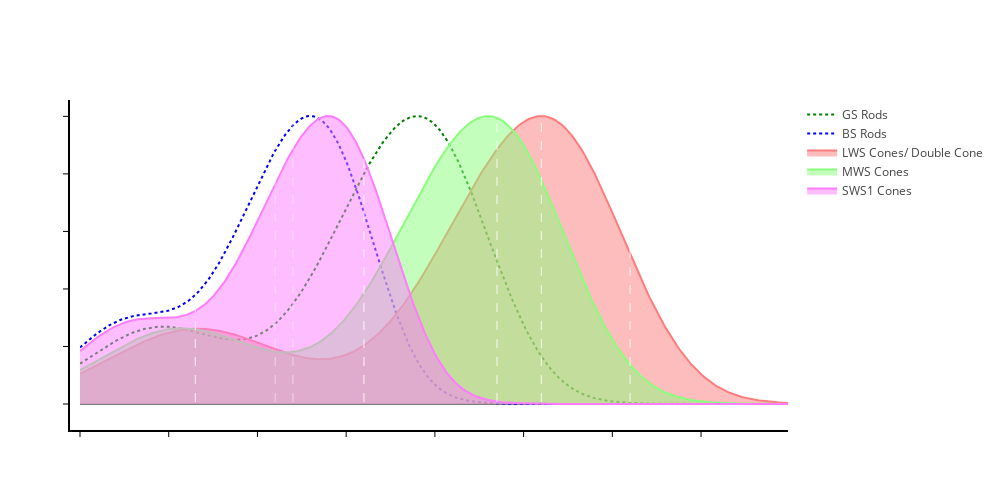

Here is the notebook cell this chart was saved with:
### Code cell
from polarspike import Opsins, colour_template
import plotly.graph_objects as go
import numpy as np

OT = Opsins.Opsin_template()

fig = go.Figure()  # Creating an empty figure instead of using OT.plot_overview(["Frog"])

fig.update_layout(width=700, height=500,
                  xaxis=dict(title='Wavelength (nm)', color='black', linecolor='black'),
                  yaxis=dict(color='black', title="Absorption", linecolor='black'))

CT = colour_template.Colour_template()
CT.pick_stimulus("FFF_6_MC")

CT.names

CT.wavelengths

# Define the spectral sensitivity of photoreceptors
gs_rod_sensitivity = Opsins.govardovskii([490], 1).flatten()  # Assuming 490 nm for green-sensitive rods
bs_rod_sensitivity = Opsins.govardovskii([430], 1).flatten()  # Assuming 430 nm for blue-sensitive rods
lws_cone_sensitivity = Opsins.govardovskii([560], 1).flatten()  # Long-wavelength sensitive cones
mws_cone_sensitivity = Opsins.govardovskii([530], 1).flatten()  # Medium-wavelength sensitive cones
sws1_cone_sensitivity = Opsins.govardovskii([440], 1).flatten()  # Short-wavelength sensitive 1 cones

# Adding traces for each photoreceptor type
fig.add_trace(go.Scatter(x=np.arange(300, 700), y=gs_rod_sensitivity,
                         name='GS Rods',
                         line=dict(color='green', dash='dot')))  # Dotted line for GS rods

fig.add_trace(go.Scatter(x=np.arange(300, 700), y=bs_rod_sensitivity,
                         name='BS Rods',
                         line=dict(color='blue', dash='dot')))  # Dotted line for BS rods

fig.add_trace(go.Scatter(x=np.arange(300, 700), y=lws_cone_sensitivity,
                         name='LWS Cones/ Double Cone',
                         fill='tozeroy',  # Fill area under the curve
                         fillcolor='rgba(254,124,124,0.5)',  # Fill color for LWS cones with transparency
                         line=dict(color='rgb(254,124,124)', width=2)))  # Custom line color for LWS cones

fig.add_trace(go.Scatter(x=np.arange(300, 700), y=mws_cone_sensitivity,
                         name='MWS Cones',
                         fill='tozeroy',  # Fill area under the curve
                         fillcolor='rgba(138,254,124,0.5)',  # Fill color for MWS cones with transparency
                         line=dict(color='rgb(138,254,124)', width=2)))  # Custom line color for MWS cones

fig.add_trace(go.Scatter(x=np.arange(300, 700), y=sws1_cone_sensitivity,
                         name='SWS1 Cones',
                         fill='tozeroy',  # Fill area under the curve
                         fillcolor='rgba(254,124,254,0.5)',  # Fill color for SWS1 cones with transparency
                         line=dict(color='rgb(254,124,254)', width=2)))  # Custom line color for SWS1 cones

for wavelength in CT.wavelengths:
    fig.add_vline(x=wavelength, line_width=0.5, line_dash="dash", line_color="white")
fig.update_layout(width=1000, template="scatter_template_jupyter")

### Figure 1 — Plotly figure (JSON) as saved in the notebook; plotly's stock layout.template omitted (floating-point values rounded to 4 significant figures; data arrays with more than 128 entries replaced by an {"elided": "..."} marker saying what was removed)
{"data": [{"line": {"color": "green", "dash": "dot"}, "name": "GS Rods", "x": {"elided": "400 int values"}, "y": {"elided": "400 float values"}, "type": "scatter"}, {"line": {"color": "blue", "dash": "dot"}, "name": "BS Rods", "x": {"elided": "400 int values"}, "y": {"elided": "400 float values"}, "type": "scatter"}, {"fill": "tozeroy", "fillcolor": "rgba(254,124,124,0.5)", "line": {"color": "rgb(254,124,124)", "width": 2}, "name": "LWS Cones/ Double Cone", "x": {"elided": "400 int values"}, "y": {"elided": "400 float values"}, "type": "scatter"}, {"fill": "tozeroy", "fillcolor": "rgba(138,254,124,0.5)", "line": {"color": "rgb(138,254,124)", "width": 2}, "name": "MWS Cones", "x": {"elided": "400 int values"}, "y": {"elided": "400 float values"}, "type": "scatter"}, {"fill": "tozeroy", "fillcolor": "rgba(254,124,254,0.5)", "line": {"color": "rgb(254,124,254)", "width": 2}, "name": "SWS1 Cones", "x": {"elided": "400 int values"}, "y": {"elided": "400 float values"}, "type": "scatter"}], "layout": {"xaxis": {"title": {"text": "Wavelength (nm)"}, "color": "black", "linecolor": "black"}, "yaxis": {"color": "black", "title": {"text": "Absorption"}, "linecolor": "black"}, "width": 1000, "height": 500, "shapes": [{"line": {"color": "white", "dash": "dash", "width": 0.5}, "type": "line", "x0": 610, "x1": 610, "xref": "x", "y0": 0, "y1": 1, "yref": "y domain"}, {"line": {"color": "white", "dash": "dash", "width": 0.5}, "type": "line", "x0": 610, "x1": 610, "xref": "x", "y0": 0, "y1": 1, "yref": "y domain"}, {"line": {"color": "white", "dash": "dash", "width": 0.5}, "type": "line", "x0": 560, "x1": 560, "xref": "x", "y0": 0, "y1": 1, "yref": "y domain"}, {"line": {"color": "white", "dash": "dash", "width": 0.5}, "type": "line", "x0": 560, "x1": 560, "xref": "x", "y0": 0, "y1": 1, "yref": "y domain"}, {"line": {"color": "white", "dash": "dash", "width": 0.5}, "type": "line", "x0": 535, "x1": 535, "xref": "x", "y0": 0, "y1": 1, "yref": "y domain"}, {"line": {"color": "white", "dash": "dash", "width": 0.5}, "type": "line", "x0": 535, "x1": 535, "xref": "x", "y0": 0, "y1": 1, "yref": "y domain"}, {"line": {"color": "white", "dash": "dash", "width": 0.5}, "type": "line", "x0": 460, "x1": 460, "xref": "x", "y0": 0, "y1": 1, "yref": "y domain"}, {"line": {"color": "white", "dash": "dash", "width": 0.5}, "type": "line", "x0": 460, "x1": 460, "xref": "x", "y0": 0, "y1": 1, "yref": "y domain"}, {"line": {"color": "white", "dash": "dash", "width": 0.5}, "type": "line", "x0": 410, "x1": 410, "xref": "x", "y0": 0, "y1": 1, "yref": "y domain"}, {"line": {"color": "white", "dash": "dash", "width": 0.5}, "type": "line", "x0": 420, "x1": 420, "xref": "x", "y0": 0, "y1": 1, "yref": "y domain"}, {"line": {"color": "white", "dash": "dash", "width": 0.5}, "type": "line", "x0": 365, "x1": 365, "xref": "x", "y0": 0, "y1": 1, "yref": "y domain"}, {"line": {"color": "white", "dash": "dash", "width": 0.5}, "type": "line", "x0": 365, "x1": 365, "xref": "x", "y0": 0, "y1": 1, "yref": "y domain"}]}}
